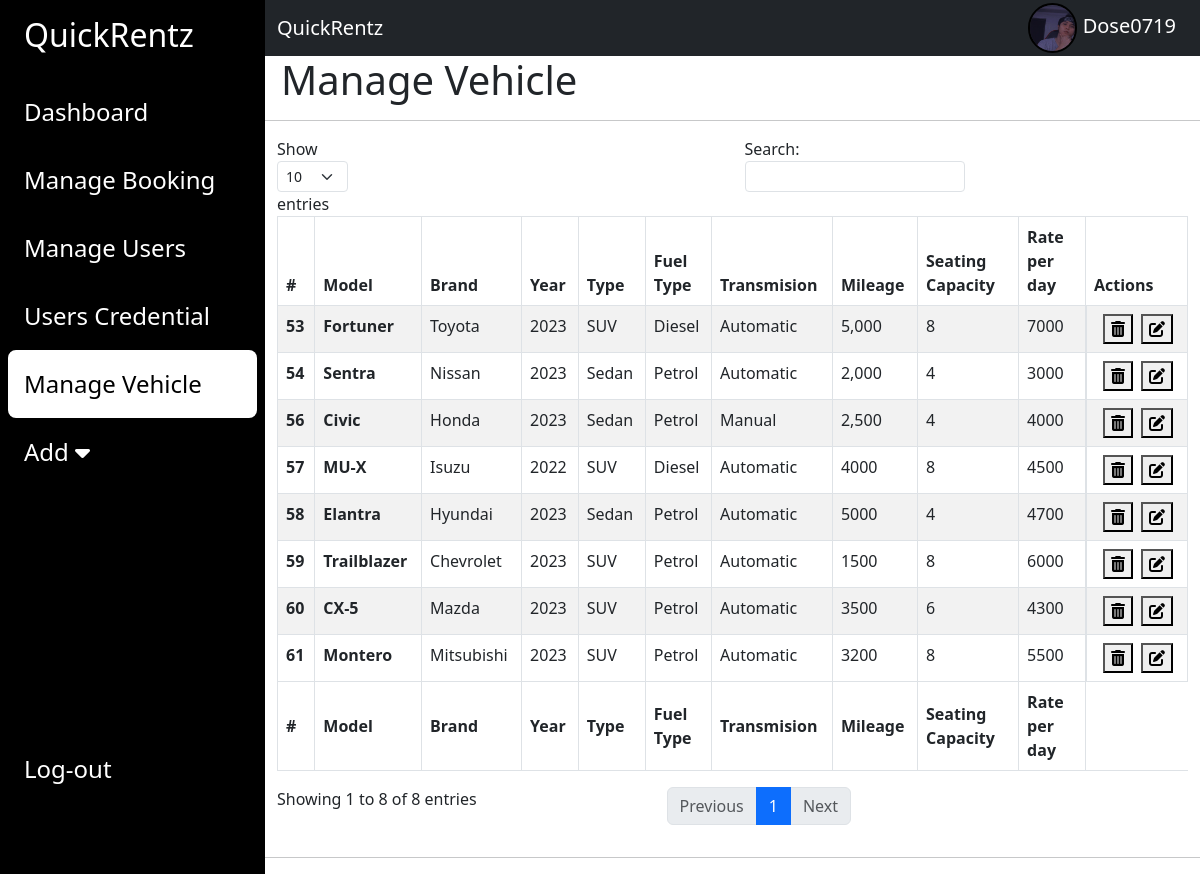
Page /admin/vehicles.php (signed in) on the committed database.
### tables this page shows
CREATE TABLE `vehicle` (
  `VehicleID` int(11) NOT NULL,
  `BrandID` int(11) NOT NULL,
  `Model` varchar(50) NOT NULL,
  `Year` year(4) NOT NULL,
  `Type` varchar(50) NOT NULL,
  `FuelType` varchar(50) NOT NULL,
  `Transmision` varchar(50) NOT NULL,
  `Mileage` varchar(50) NOT NULL,
  `SeatingCapacity` int(11) NOT NULL,
  `Rate` int(11) NOT NULL,
  `Image1` varchar(60) NOT NULL,
  `Image2` varchar(60) NOT NULL,
  `Image3` varchar(60) NOT NULL,
  `Image4` varchar(60) NOT NULL
);

CREATE TABLE `brand` (
  `BrandID` int(11) NOT NULL,
  `brandName` text NOT NULL,
  `brandLogo` int(11) NOT NULL
);

### admin/vehicles.php (the view, shortened to what this page needs)
<?php
include "includes/database.php";
if (isset($_SESSION['AdminUsername'])&&isset($_SESSION['profilePhoto'])) {
    $username = $_SESSION['AdminUsername'];
    $profilePic = $_SESSION['profilePhoto'];
} else {
    header("Location: log-in.php");
    exit;
}
?>
<!DOCTYPE html>
<html lang="en">
<head>
    <link href="https://cdn.jsdelivr.net/npm/bootstrap@5.3.0/dist/css/bootstrap.min.css" rel="stylesheet"
>
    <link rel="stylesheet" href="https://cdnjs.cloudflare.com/ajax/libs/font-awesome/6.4.0/css/all.min.css"
 />
    <link rel="stylesheet" href="style.css">
</head>
<body>
    <div class="main-container d-flex h-100">
        <div class="sidebar" id="side_nav">
            <div class="header-box px-3 pt-3 pd-4 d-flex justify-content-between">
                <h2 class="text-white px-2">QuickRentz</h2>
            </div>
            <ul class="list-unstyled px-2 pt-3">
                <li class="p-3"><a href="main.php" class="text-decoration-none fs-4">Dashboard</a></li>
                <li class="p-3"><a href="bookings.php" class="text-decoration-none fs-4">Manage Booking</a></li>
                <li class="p-3"><a href="manageUsers.php" class="text-decoration-none fs-4">Manage Users</a></li>
                <li class="p-3"><a href="users.php" class="text-decoration-none fs-4">Users Credential</a></li>
                <li class="p-3 active"><a href="vehicles.php" class="text-decoration-none fs-4">Manage Vehicle</a></li>
                <li class="p-3"> <a class="text-decoration-none fs-4" data-bs-toggle="collapse" href="#collapseAdd"
                        role="button" aria-expanded="false" aria-controls="collapseAdd">Add <i
                            class="fa-solid fa-caret-down"></i>
                    </a>
                </li>
            </ul>
            <ul class="list-unstyled signout px-4">
                <li>
                    <form method="POST" action="">
                        <a class="text-decoration-none fs-4" href="log-out.php" type="button">Log-out</a>
                    </form>
                </li>
            </ul>
        </div>
        <div class="content">
            <nav class="navbar navbar-expand-lg bg-dark">
                <div class="container-fluid">
                    <div class="d-flex justify-content-between">
                        <a class="navbar-brand text-white" href="#">QuickRentz</a>
                    </div>
                    <div class="profile collapse navbar-collapse" id="navbarNav">
                        <ul class="navbar-nav">
                            <li class="nav-item">
                                <h5 class="text-white my-auto p-4">
                                <img src='img/adminprofilephoto/<?php echo $profilePic ?>' alt='' style='border:2px solid #000;border-radius: 50px;' height='50'>
                                    <?php
                                    echo $username;
                                    ?>
                                </h5>
                            </li>
                        </ul>
                    </div>
                </div>
            </nav>
            <h1 class="col-md-12 px-3">Manage Vehicle</h1>
            <hr>
            <div class="container">
                <table id="pagination" class="table table-striped table-bordered" style="width:100%;">
                    <thead>
                        <tr>
                            <th scope="col">#</th>
                            <th scope="col">Model</th>
                            <th scope="col">Brand</th>
                            <th scope="col">Year</th>
                            <th scope="col">Type</th>
                            <th scope="col">Fuel Type</th>
                            <th scope="col">Transmision</th>
                            <th scope="col">Mileage</th>
                            <th scope="col">Seating Capacity</th>
                            <th scope="col">Rate per day</th>
                            <th scope="col">Actions</th>
                        </tr>
                    </thead>
                    <tbody>
                        <?php
                       $sql = "SELECT vehicle.*, brand.brandName FROM vehicle
                       LEFT JOIN brand ON vehicle.BrandID = brand.BrandID";
                        $initiateList = mysqli_query($conn, $sql);
                        while ($results = mysqli_fetch_assoc($initiateList)) {
                            echo "
                                <tr>
                                    <th scope='row'>$results[VehicleID]</th>
                                    <th scope='row'>$results[Model]</th>
                                    <td>$results[brandName]</td>
                                    <td>$results[Year]</td>
                                    <td>$results[Type]</td>
                                    <td>$results[FuelType]</td>
                                    <td>$results[Transmision]</td>
                                    <td>$results[Mileage]</td>
                                    <td>$results[SeatingCapacity]</td>
                                    <td>$results[Rate]</td>
                                    <td class='d-flex'>
                                        <form method='GET' action='deletevehicle.php' class='px-2'>
                                            <input type='hidden' name='DeleteVehicleID' value='$results[VehicleID]'>
                                            <button type='submit' class='btn-delete'><i class='fas fa-trash-alt'></i></button>
                                        </form>
                                        <form method='GET' action='updateVehicle.php'>
                                            <input type='hidden' name='UpdateVehicleID' value='$results[VehicleID]'>
                                            <button type='submit' class='btn-delete'><i class='fa-solid fa-pen-to-square'></i></button>
                                        </form>
                                    </td>
                                </tr>";
                        }
                        ?>
                    </tbody>
                    <tfoot>
                        <tr>
                            <th scope="col">#</th>
                            <th scope="col">Model</th>
                            <th scope="col">Brand</th>
                            <th scope="col">Year</th>
                            <th scope="col">Type</th>
                            <th scope="col">Fuel Type</th>
                            <th scope="col">Transmision</th>
                            <th scope="col">Mileage</th>
                            <th scope="col">Seating Capacity</th>
                            <th scope="col">Rate per day</th>
                        </tr>
                    </tfoot>
                </table>
            </div>
            <hr>
        </div>
    </div>
</body>
</html>

### admin/style.css (style rules this page uses)
#side_nav { background-color: #000000; min-width: 265px; max-width: 265px; transition: 0.5s; }
.content { min-width: 100vh; width: 100%; height: 100%; }
.active { background-color: #fff; border-radius: 8px; }
.sidebar li.active a, .sidebar li.active a:hover { color: #000; }
.sidebar li a, .signout { color: #fff; }
.signout { margin-top: 100%; }
.profile { position: absolute; right: 0%; }

### rows in the picture
vehicle: VehicleID "53", Model "Fortuner", BrandID.brandName "Toyota", Year "2023", Type "SUV", FuelType "Diesel", Transmision "Automatic", Mileage "5,000", SeatingCapacity "8", Rate "7000"
vehicle: VehicleID "54", Model "Sentra", BrandID.brandName "Nissan", Year "2023", Type "Sedan", FuelType "Petrol", Transmision "Automatic", Mileage "2,000", SeatingCapacity "4", Rate "3000"
vehicle: VehicleID "56", Model "Civic", BrandID.brandName "Honda", Year "2023", Type "Sedan", FuelType "Petrol", Transmision "Manual", Mileage "2,500", SeatingCapacity "4", Rate "4000"
vehicle: VehicleID "57", Model "MU-X", BrandID.brandName "Isuzu", Year "2022", Type "SUV", FuelType "Diesel", Transmision "Automatic", Mileage "4000", SeatingCapacity "8", Rate "4500"
vehicle: VehicleID "58", Model "Elantra", BrandID.brandName "Hyundai", Year "2023", Type "Sedan", FuelType "Petrol", Transmision "Automatic", Mileage "5000", SeatingCapacity "4", Rate "4700"
vehicle: VehicleID "59", Model "Trailblazer", BrandID.brandName "Chevrolet", Year "2023", Type "SUV", FuelType "Petrol", Transmision "Automatic", Mileage "1500", SeatingCapacity "8", Rate "6000"
vehicle: VehicleID "60", Model "CX-5", BrandID.brandName "Mazda", Year "2023", Type "SUV", FuelType "Petrol", Transmision "Automatic", Mileage "3500", SeatingCapacity "6", Rate "4300"
vehicle: VehicleID "61", Model "Montero", BrandID.brandName "Mitsubishi", Year "2023", Type "SUV", FuelType "Petrol", Transmision "Automatic", Mileage "3200", SeatingCapacity "8", Rate "5500"

### other values in the picture
$username "Dose0719"
